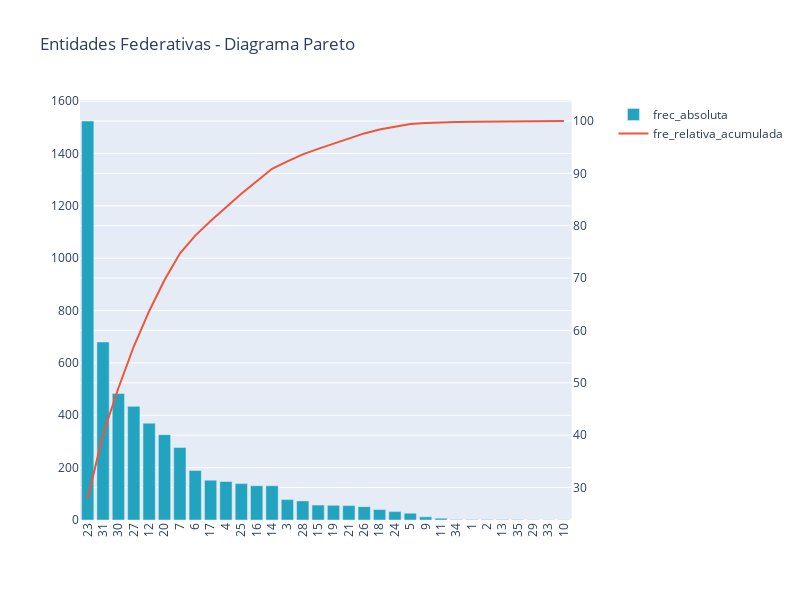

This figure's notebook cell:
### Code cell
import plotly.graph_objects as go
from plotly.subplots import make_subplots

trace1 = go.Bar(
    x=[str(x) for x in aux2.index],
    y=aux2['frec_absoluta'],
    name='frec_absoluta',
    marker=dict(
        color='rgb(34,163,192)'
               )
)
trace2 = go.Scatter(
    x=[str(x) for x in aux2.index],
    y=aux2['frec_relativa_acumulada(%)'],
    name='fre_relativa_acumulada',
    yaxis='y2'

)

fig = make_subplots(specs=[[{"secondary_y": True}]])
fig.add_trace(trace1)
fig.add_trace(trace2,secondary_y=True)
fig['layout'].update(height = 600, width = 800, title =  'Entidades Federativas - Diagrama Pareto',xaxis=dict(
      tickangle=-90
    ))


fig.show()

### Figure 1 — Plotly figure (JSON) as saved in the notebook; plotly's stock layout.template omitted (floating-point values rounded to 4 significant figures)
{"data": [{"marker": {"color": "rgb(34,163,192)"}, "name": "frec_absoluta", "type": "bar", "x": ["23", "31", "30", "27", "12", "20", "7", "6", "17", "4", "25", "16", "14", "3", "28", "15", "19", "21", "26", "18", "24", "5", "9", "11", "34", "1", "2", "13", "35", "29", "33", "10"], "y": [1524, 680, 483, 434, 370, 326, 277, 189, 152, 147, 139, 131, 131, 78, 73, 57, 56, 55, 51, 40, 32, 26, 12, 7, 2, 2, 2, 2, 2, 1, 1, 1]}, {"name": "fre_relativa_acumulada", "type": "scatter", "x": ["23", "31", "30", "27", "12", "20", "7", "6", "17", "4", "25", "16", "14", "3", "28", "15", "19", "21", "26", "18", "24", "5", "9", "11", "34", "1", "2", "13", "35", "29", "33", "10"], "xaxis": "x", "y": [27.8, 40.2, 49.01, 56.92, 63.67, 69.62, 74.67, 78.11, 80.89, 83.57, 86.1, 88.49, 90.88, 92.3, 93.63, 94.67, 95.7, 96.7, 97.63, 98.36, 98.94, 99.42, 99.64, 99.76, 99.8, 99.84, 99.87, 99.91, 99.95, 99.96, 99.98, 100], "yaxis": "y2"}], "layout": {"height": 600, "title": {"text": "Entidades Federativas - Diagrama Pareto"}, "width": 800, "xaxis": {"anchor": "y", "domain": [0, 0.94], "tickangle": -90}, "yaxis": {"anchor": "x", "domain": [0, 1]}, "yaxis2": {"anchor": "x", "overlaying": "y", "side": "right"}}}
